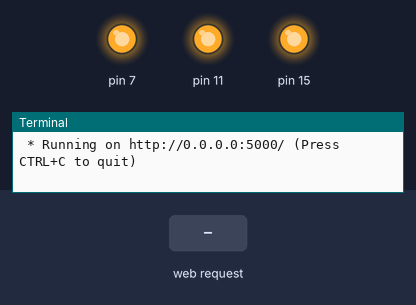
Recording of a program running on a simulated Raspberry Pi (header pin numbers). Shown: output pins drawn as LEDs (lit = HIGH), the last lines printed to the terminal. The test bench sets the inputs (shaded band). The clock reads 2024-03-15 10:24:30 at power-on unless the program sets it.

Above: at 1.2 s.
1.3 s: HTTP request for /led/red received
At 1.6 s:
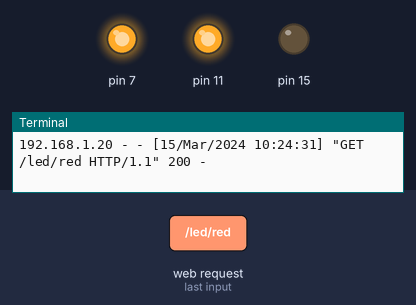
2.8 s: HTTP request for /led/green received
At 3.9 s:
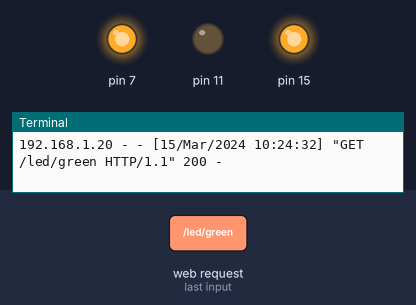
4.3 s: HTTP request for /led/blue received
At 5.1 s:
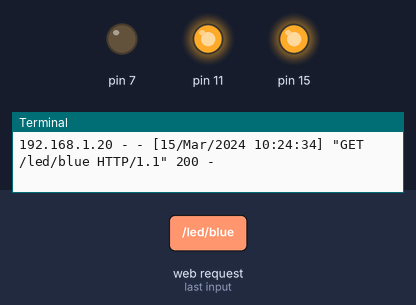
Timing chart, 0 to 7.3 s (numbered marks = the images above; inputs shaded):
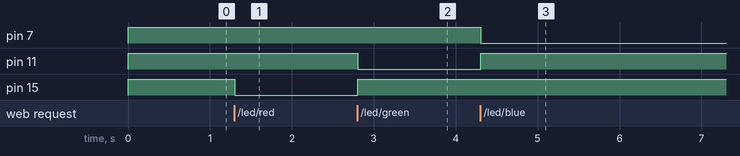

Measured:
- after the input at 1.3 s, pin 15: HIGH → LOW at once
- after the input at 2.8 s, pin 11: HIGH → LOW at once; pin 15: LOW → HIGH at once
- after the input at 4.3 s, pin 7: HIGH → LOW at once; pin 11: LOW → HIGH at once

The program:

app.py
```python
from flask import Flask
from flask import render_template
import RPi.GPIO as GPIO
import time

GPIO.setmode(GPIO.BOARD)
GPIO.setup(7, GPIO.OUT)
GPIO.output(7,True)
GPIO.setup(11, GPIO.OUT)
GPIO.output(11,True)
GPIO.setup(15, GPIO.OUT)
GPIO.output(15,True)

app = Flask(__name__)

@app.route('/')
def index():
    return render_template('index.html')

@app.route('/led/<action>')
def led(action):
    if action == 'off':
        off()
    elif action == 'red':
        red()
    elif action == 'green':
        green()
    elif action == 'blue':
        blue()
    return 'OK %s' % action

def off():
    GPIO.output(15,True)
    GPIO.output(11,True)
    GPIO.output(7,True)

def red():
    GPIO.output(15,False)
    GPIO.output(11,True)
    GPIO.output(7,True)

def green():
    GPIO.output(15,True)
    GPIO.output(11,False)
    GPIO.output(7,True)

def blue():
    GPIO.output(15,True)
    GPIO.output(11,True)
    GPIO.output(7,False)

if __name__ == '__main__':
    app.run(debug=True, host='0.0.0.0')

GPIO.cleanup()
```
